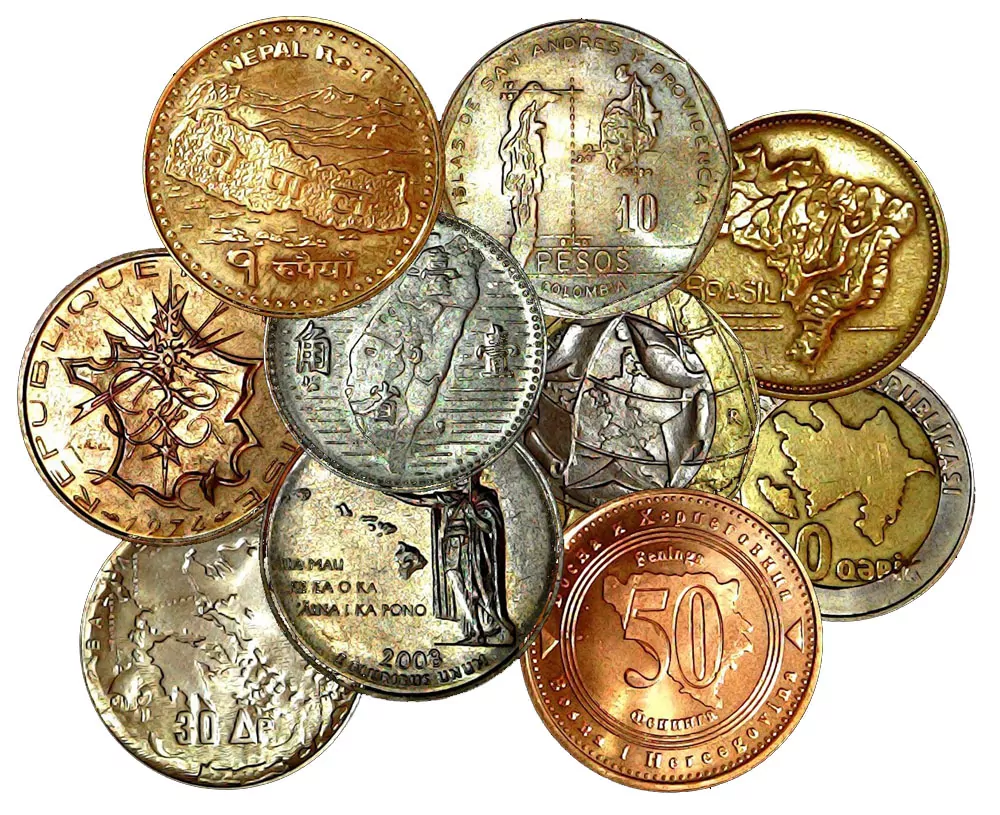
#> input picture lab8/Images/a1.png, 1000 x 815 px, found by its file name
$ python test.py
#> lines starting #> are read from the running program, lines starting #| are printed output that depends on the picture; after the words box and inside, x2 and y2 are one past the last pixel; in counts of white or black regions, pixels touching at a corner belong together
import numpy as np
import cv2 as cv
from random import randrange


drawing = False
ix, iy = -1, -1  # Coordonnées du début du trait du marquer
current_marker = 1  # Marqueur courant (étiquette)
color = (0, 255, 0)  # Couleur initiale (vert)
thickness = 1  # Épaisseur du trait par défaut
markers = None  # Tableau pour stocker les marqueurs
colors = []  # Couleurs aléatoires pour chaque marqueur


img = cv.imread('/Users/mac/Desktop/MST AISD/S3/mutimedia mining/multimedia-mining-indexing labs/lab8/Images/a1.png')
#> img is the input picture: shape (815, 1000, 3); mean B, G, R 144.5, 171.9, 188.3
original_img = img.copy()  # Copie pour réinitialisation
gray = cv.cvtColor(img, cv.COLOR_BGR2GRAY)
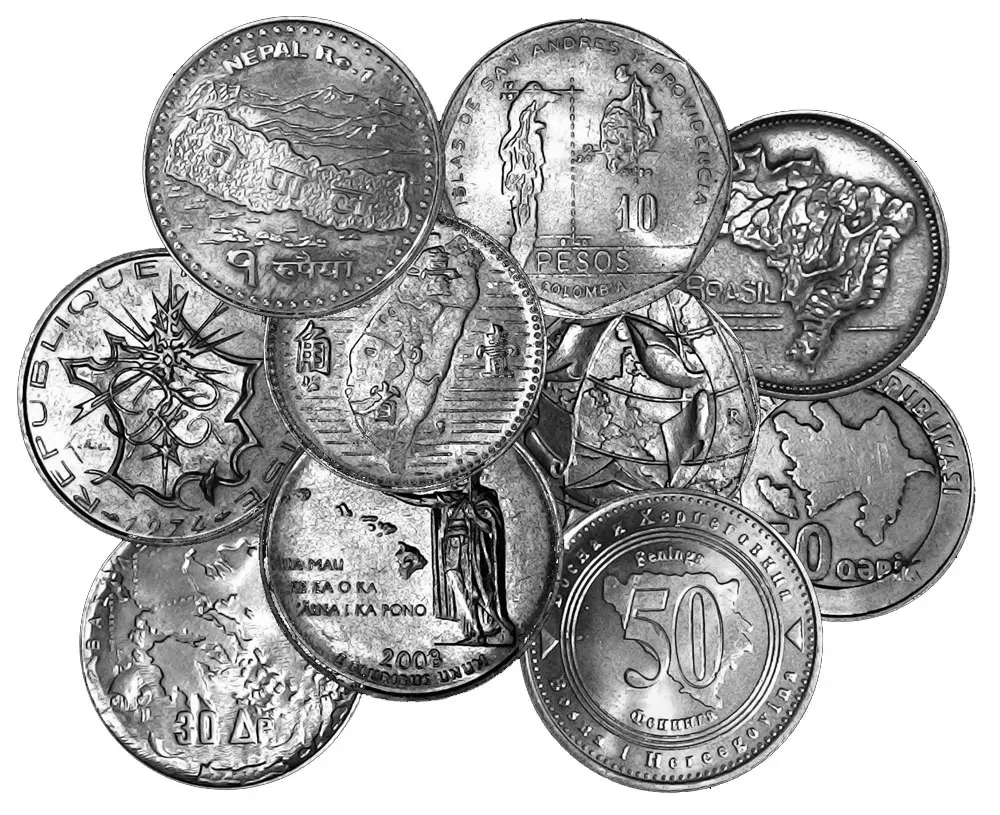
#> gray: shape (815, 1000); min 0, max 255, mean 173.7
ret, thresh = cv.threshold(gray, 100, 255, cv.THRESH_BINARY)
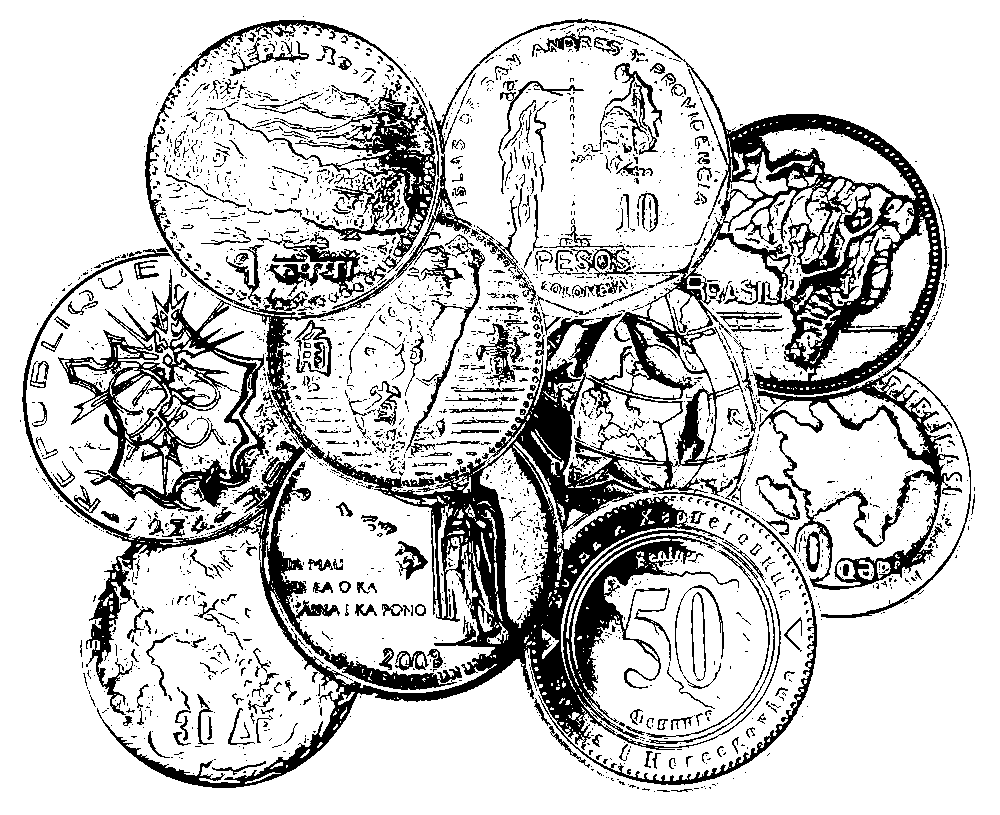
#> thresh: shape (815, 1000); 80% white; 2970 black regions (2578 under 20 px), largest, box (x1, y1, x2, y2) and area: (22, 18, 942, 788) 89808, (58, 269, 266, 512) 12207, (758, 337, 971, 618) 8267

# Préparation des marqueurs (tableu de meme taille de l'image)
markers = np.zeros_like(gray, dtype=np.int32)

# Couleurs aléatoires pour chaque marqueur
colors = [[randrange(256), randrange(256), randrange(256)] for _ in range(10)]

# Fonction pour dessiner des contours interactifs
def draw_marker(event, x, y, flags, param):
    global img, drawing, ix, iy, current_marker, thickness

    #lorsque left button est cliqué
    if event == cv.EVENT_LBUTTONDOWN:
        drawing = True
        ix, iy = x, y

    #mise a jour des coordonnes lorsque la sourie en mvt
    elif event == cv.EVENT_MOUSEMOVE and drawing:
        cv.line(img, (ix, iy), (x, y), color, thickness)
        cv.line(markers, (ix, iy), (x, y), current_marker, thickness)
        ix, iy = x, y

    #lorsque left button est laché
    elif event == cv.EVENT_LBUTTONUP:
        drawing = False
        cv.line(img, (ix, iy), (x, y), color, thickness)
        cv.line(markers, (ix, iy), (x, y), current_marker, thickness)


cv.namedWindow('Dessinez vos marqueurs')
cv.setMouseCallback('Dessinez vos marqueurs', draw_marker)

while True:
    cv.imshow('Dessinez vos marqueurs', img)
    k = cv.waitKey(1) & 0xFF
#> (key q is pressed here)

    if k == ord('q'):  # Quitter
        break
    elif k == ord('c'):  # Réinitialiser
        img = original_img.copy()
        markers = np.zeros_like(gray, dtype=np.int32)
    elif k == ord('n'):  # Changer de marqueur
        current_marker += 1
        color = (randrange(256), randrange(256), randrange(256))
    elif k == ord('+'):  # Augmenter l'épaisseur
        thickness += 1
    elif k == ord('-') and thickness > 1:  # Diminuer l'épaisseur
        thickness -= 1

cv.destroyWindow('Dessinez vos marqueurs')

# Appliquer l'algorithme Ligne de partage des eaux
markers[markers > 0] += 1  # Décaler les marqueurs pour éviter les conflits avec le fond
#> markers: shape (815, 1000) int32; every value is 0
kernel = np.ones((3, 3), np.uint8)
fond = cv.dilate(thresh, kernel, iterations=12)
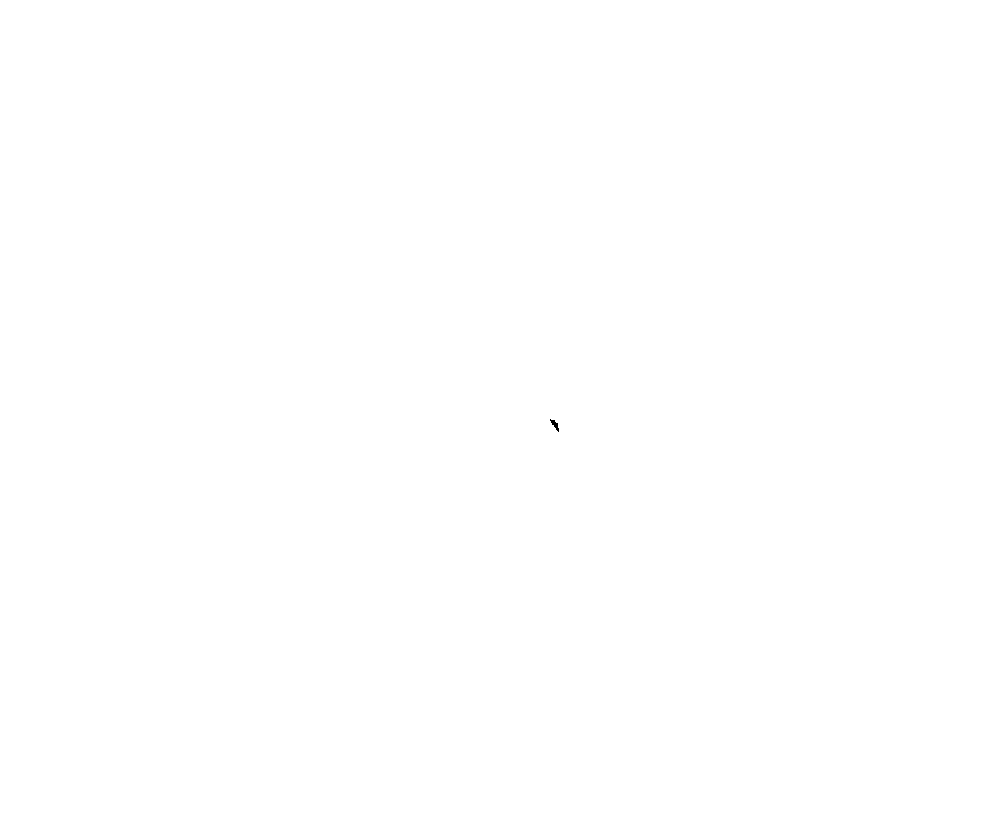
#> fond: shape (815, 1000); 100% white; 1 black region, box (x1, y1, x2, y2) and area: (550, 419, 559, 432) 47
markers[fond == 0] = 1

# Algorithme Ligne de partage des eaux
markers_watershed = cv.watershed(original_img, markers)
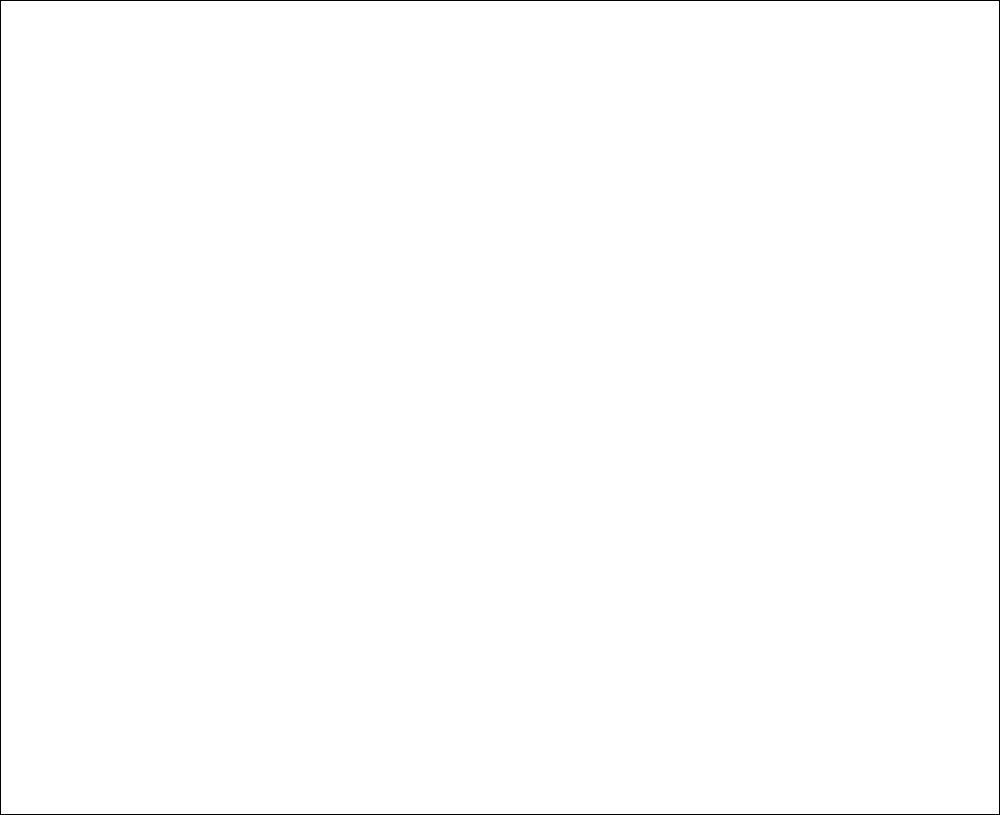
#> markers_watershed: shape (815, 1000) int32; values -1 (black) and 1 (white), 99.6% white; black in thin lines or dots

# Générer l'image segmentée
result = np.zeros_like(original_img)
for label in range(2, markers_watershed.max() + 1):
    result[markers_watershed == label] = colors[label % len(colors)]
#> result: shape (815, 1000, 3); every value is 0

# Marquer les lignes de partage des eaux en rouge
result[markers_watershed == -1] = [255, 0, 0]
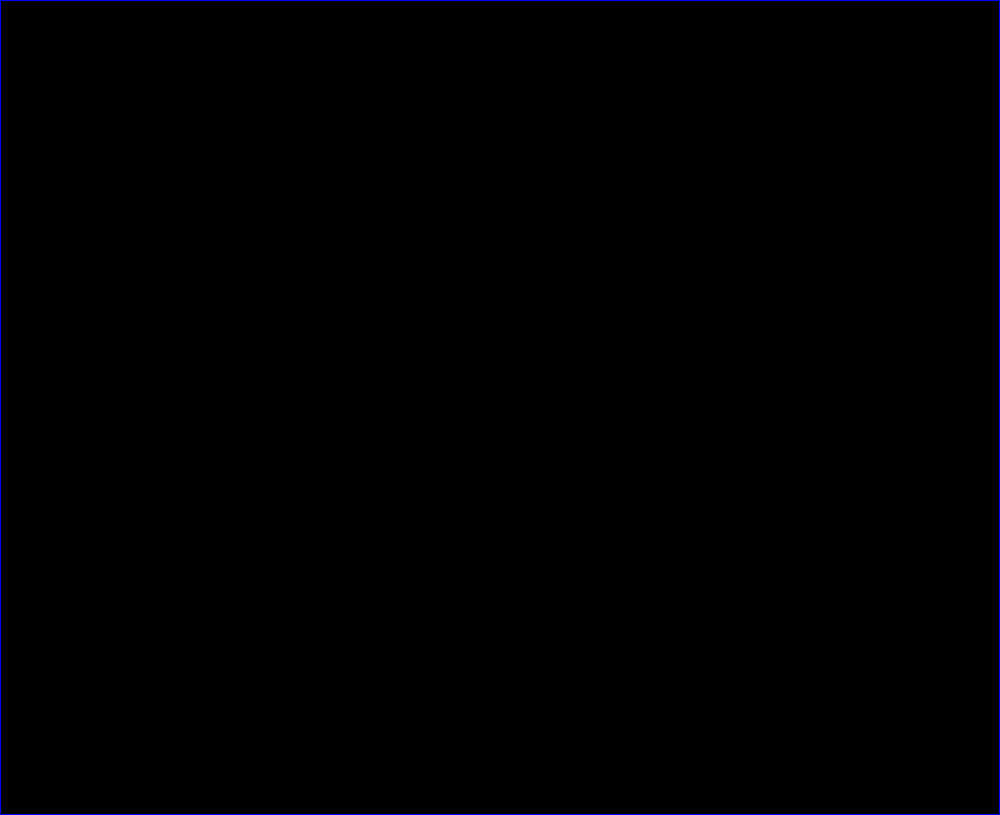
#> result: shape (815, 1000, 3); mean of channels 0, 1, 2 1.1, 0, 0; drawn as B, G, R

# Affichage du résultat
cv.imshow('Segmentation', result)
cv.waitKey(0)
cv.destroyAllWindows()

$ run again, with lab8/Images/a2.jpg saved as lab8/Images/a1.png
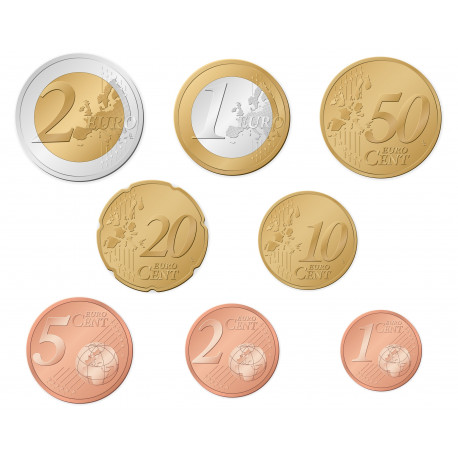
#> input picture lab8/Images/a2.jpg, 458 x 458 px, found by its file name
#> img is the input picture: shape (458, 458, 3); mean B, G, R 213.2, 228.2, 240.5
#> `ret, thresh = cv.threshold(gray, 100, 255, cv.THRESH_BINARY)`:
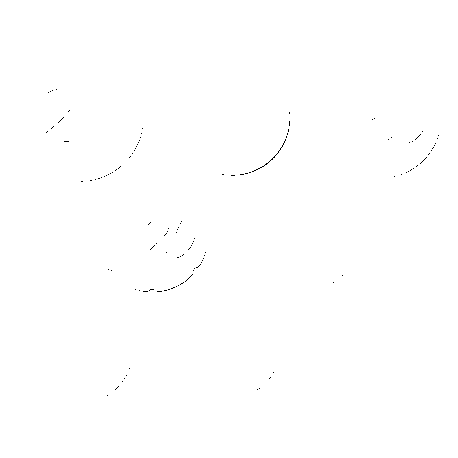
#> thresh: shape (458, 458); 99.9% white; black in thin lines or dots, all inside (x1, y1, x2, y2) = (46, 89, 439, 396)
#> markers: shape (458, 458) int32; every value is 0
#> fond: shape (458, 458); every value is 255
#> markers_watershed: shape (458, 458) int32; values -1 (black) and 0 (white), 99.1% white; black in thin lines or dots
#> `result[markers_watershed == -1] = [255, 0, 0]`:
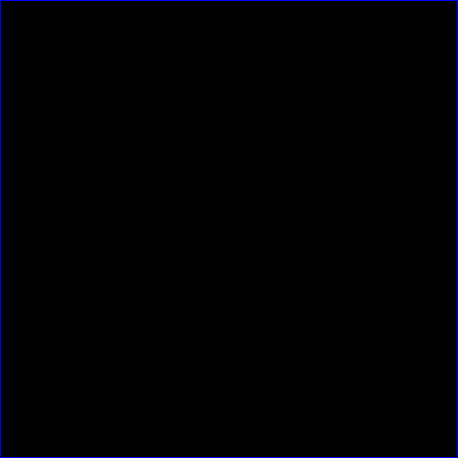
#> result: shape (458, 458, 3); mean of channels 0, 1, 2 2.2, 0, 0; drawn as B, G, R

$ run again, with lab8/Images/a7.jpg saved as lab8/Images/a1.png
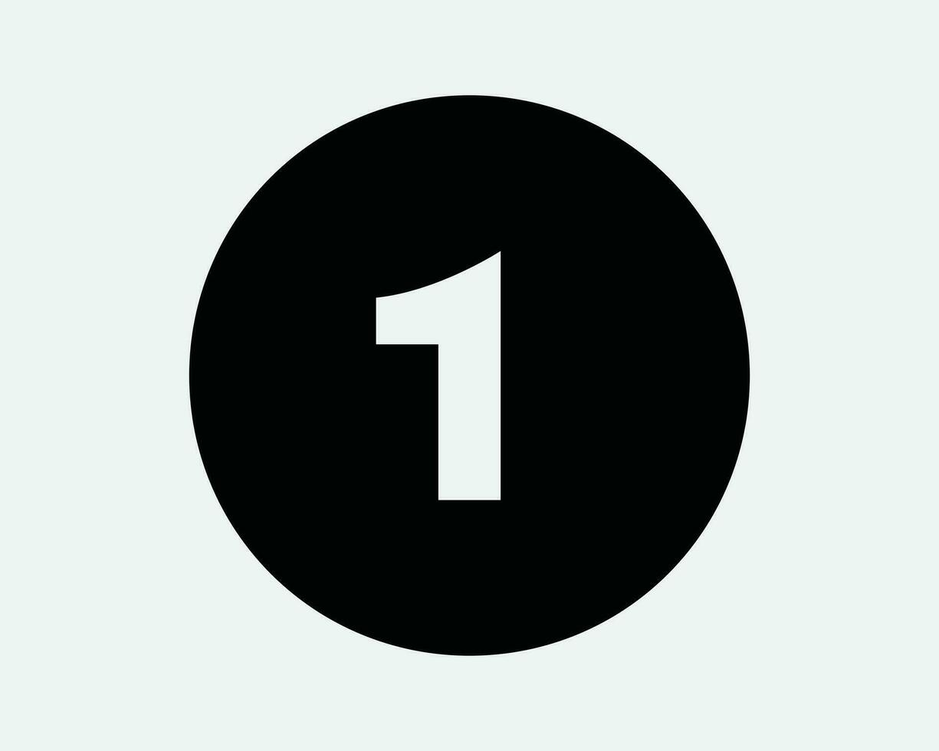
#> input picture lab8/Images/a7.jpg, 939 x 751 px, shrunk from 1225 x 980 before the run, found by its file name
#> img is the input picture: shape (751, 939, 3); mean B, G, R 164.2, 166.6, 159.3
#> thresh: shape (751, 939); 67.5% white; 1 black region, box (x1, y1, x2, y2) and area: (189, 95, 750, 656) 229203
#> markers: shape (751, 939) int32; every value is 0
#> `fond = cv.dilate(thresh, kernel, iterations=12)`:
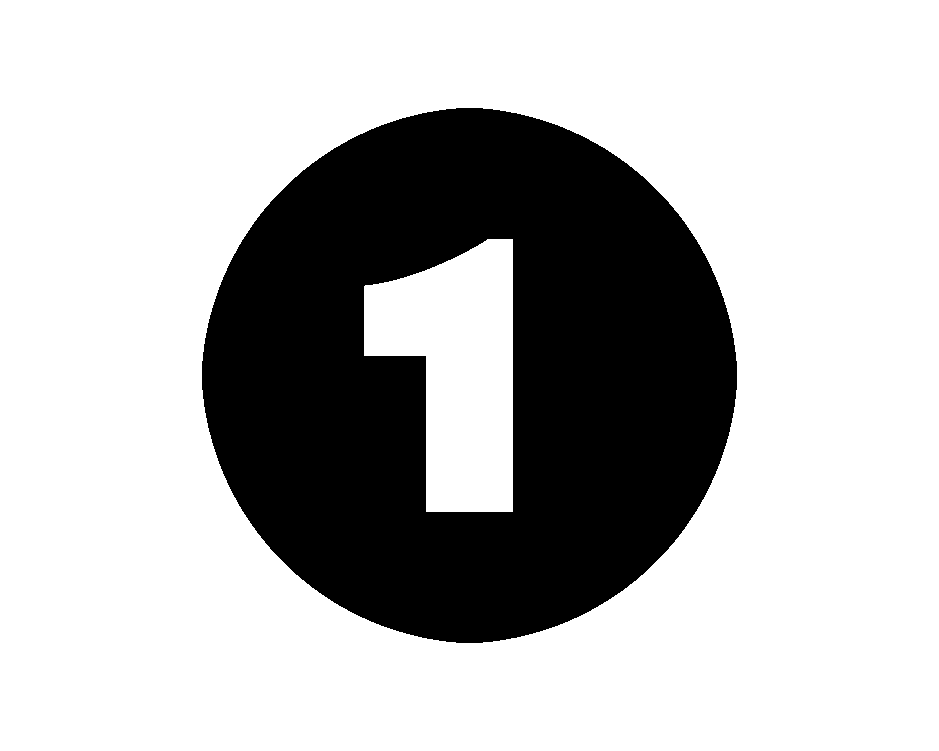
#> fond: shape (751, 939); 72.6% white; 1 black region, box (x1, y1, x2, y2) and area: (202, 108, 737, 643) 193318
#> markers_watershed: shape (751, 939) int32; values -1 (black) and 1 (white), 99.5% white; black in thin lines or dots
#> `result[markers_watershed == -1] = [255, 0, 0]`:
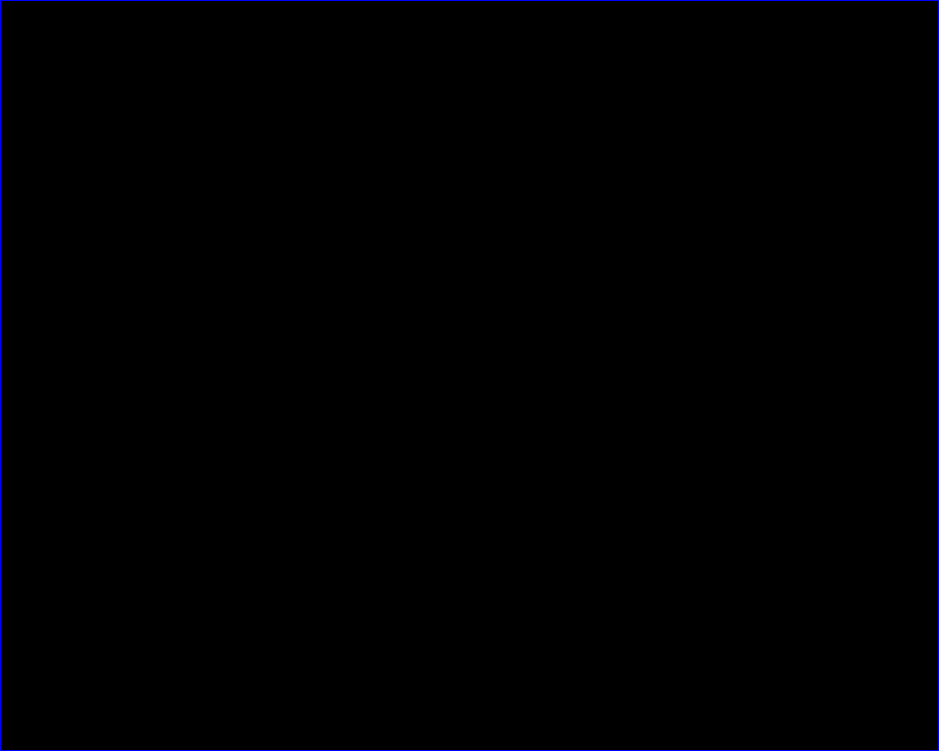
#> result: shape (751, 939, 3); mean of channels 0, 1, 2 1.2, 0, 0; drawn as B, G, R
